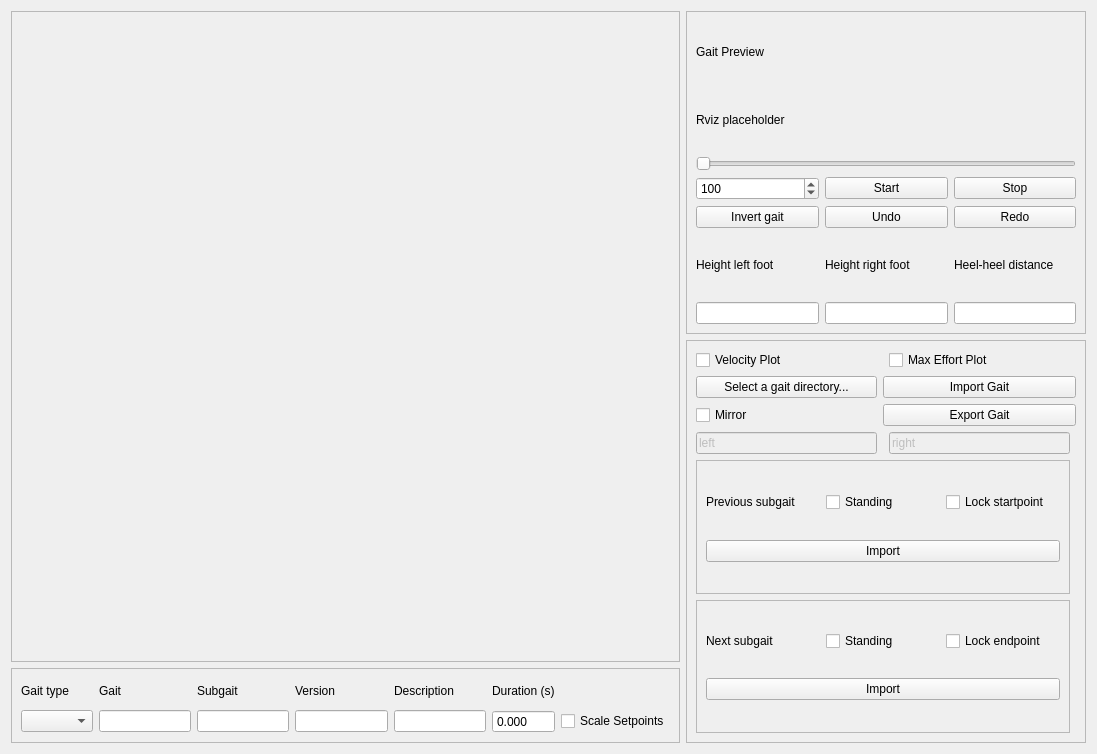
<?xml version="1.0" encoding="UTF-8"?>
<ui version="4.0">
 <class>March</class>
 <widget class="QWidget" name="March">
  <property name="geometry">
   <rect>
    <x>0</x>
    <y>0</y>
    <width>1097</width>
    <height>754</height>
   </rect>
  </property>
  <property name="windowTitle">
   <string>Form</string>
  </property>
  <layout class="QGridLayout" name="gridLayout_3">
   <item row="2" column="0">
    <widget class="QFrame" name="GaitPropertiesFrame">
     <property name="maximumSize">
      <size>
       <width>16777215</width>
       <height>75</height>
      </size>
     </property>
     <property name="frameShape">
      <enum>QFrame::StyledPanel</enum>
     </property>
     <property name="frameShadow">
      <enum>QFrame::Raised</enum>
     </property>
     <layout class="QGridLayout" name="gridLayout_5">
      <item row="0" column="1">
       <widget class="QLabel" name="GaitLabel">
        <property name="text">
         <string>Gait</string>
        </property>
       </widget>
      </item>
      <item row="2" column="6">
       <widget class="QLineEdit" name="description_line_edit"/>
      </item>
      <item row="0" column="7">
       <widget class="QLabel" name="DurationLabel">
        <property name="text">
         <string>Duration (s)</string>
        </property>
       </widget>
      </item>
      <item row="0" column="6">
       <widget class="QLabel" name="DescriptionLabel">
        <property name="text">
         <string>Description</string>
        </property>
       </widget>
      </item>
      <item row="0" column="3">
       <widget class="QLabel" name="VersionLabel">
        <property name="text">
         <string>Version</string>
        </property>
       </widget>
      </item>
      <item row="2" column="3">
       <widget class="QLineEdit" name="version_name_line_edit">
        <property name="sizePolicy">
         <sizepolicy hsizetype="Maximum" vsizetype="Fixed">
          <horstretch>0</horstretch>
          <verstretch>0</verstretch>
         </sizepolicy>
        </property>
       </widget>
      </item>
      <item row="2" column="9">
       <widget class="QCheckBox" name="scale_setpoints_check_box">
        <property name="toolTip">
         <string>Scale the setpoints based on their relative time when adjusting the duration.</string>
        </property>
        <property name="text">
         <string>Scale Setpoints</string>
        </property>
       </widget>
      </item>
      <item row="2" column="7">
       <widget class="QDoubleSpinBox" name="duration_spin_box">
        <property name="buttonSymbols">
         <enum>QAbstractSpinBox::NoButtons</enum>
        </property>
        <property name="decimals">
         <number>3</number>
        </property>
        <property name="singleStep">
         <double>0.000000000000000</double>
        </property>
       </widget>
      </item>
      <item row="2" column="2">
       <widget class="QLineEdit" name="subgait_name_line_edit"/>
      </item>
      <item row="0" column="2">
       <widget class="QLabel" name="SubgaitLabel">
        <property name="text">
         <string>Subgait</string>
        </property>
       </widget>
      </item>
      <item row="2" column="1">
       <widget class="QLineEdit" name="gait_name_line_edit">
        <property name="sizePolicy">
         <sizepolicy hsizetype="Maximum" vsizetype="Fixed">
          <horstretch>0</horstretch>
          <verstretch>0</verstretch>
         </sizepolicy>
        </property>
       </widget>
      </item>
      <item row="0" column="0">
       <widget class="QLabel" name="GaitTypeLabel">
        <property name="text">
         <string>Gait type</string>
        </property>
       </widget>
      </item>
      <item row="2" column="0">
       <widget class="QComboBox" name="gait_type_combo_box"/>
      </item>
     </layout>
    </widget>
   </item>
   <item row="0" column="0" rowspan="2">
    <widget class="QFrame" name="JointSettingContainer">
     <property name="frameShape">
      <enum>QFrame::StyledPanel</enum>
     </property>
     <property name="frameShadow">
      <enum>QFrame::Raised</enum>
     </property>
     <layout class="QGridLayout" name="gridLayout_2"/>
    </widget>
   </item>
   <item row="0" column="1">
    <widget class="QFrame" name="RvizFrame">
     <property name="sizePolicy">
      <sizepolicy hsizetype="Fixed" vsizetype="Minimum">
       <horstretch>0</horstretch>
       <verstretch>0</verstretch>
      </sizepolicy>
     </property>
     <property name="minimumSize">
      <size>
       <width>400</width>
       <height>0</height>
      </size>
     </property>
     <property name="maximumSize">
      <size>
       <width>300</width>
       <height>16777215</height>
      </size>
     </property>
     <property name="frameShape">
      <enum>QFrame::StyledPanel</enum>
     </property>
     <property name="frameShadow">
      <enum>QFrame::Raised</enum>
     </property>
     <layout class="QGridLayout" name="gridLayout">
      <item row="1" column="0" colspan="3">
       <widget class="QLabel" name="RvizPlaceholder">
        <property name="minimumSize">
         <size>
          <width>400</width>
          <height>0</height>
         </size>
        </property>
        <property name="text">
         <string>Rviz placeholder</string>
        </property>
       </widget>
      </item>
      <item row="3" column="2">
       <widget class="QPushButton" name="stop_button">
        <property name="text">
         <string>Stop</string>
        </property>
       </widget>
      </item>
      <item row="2" column="0" colspan="3">
       <widget class="QSlider" name="time_slider">
        <property name="orientation">
         <enum>Qt::Horizontal</enum>
        </property>
       </widget>
      </item>
      <item row="3" column="1">
       <widget class="QPushButton" name="start_button">
        <property name="text">
         <string>Start</string>
        </property>
       </widget>
      </item>
      <item row="4" column="2">
       <widget class="QPushButton" name="redo_button">
        <property name="text">
         <string>Redo</string>
        </property>
       </widget>
      </item>
      <item row="4" column="1">
       <widget class="QPushButton" name="undo_button">
        <property name="text">
         <string>Undo</string>
        </property>
       </widget>
      </item>
      <item row="0" column="0" colspan="3">
       <widget class="QLabel" name="Label">
        <property name="text">
         <string>Gait Preview</string>
        </property>
       </widget>
      </item>
      <item row="3" column="0">
       <widget class="QSpinBox" name="playback_speed_spin_box">
        <property name="maximum">
         <number>500</number>
        </property>
        <property name="value">
         <number>100</number>
        </property>
       </widget>
      </item>
      <item row="6" column="0">
       <widget class="QLineEdit" name="height_left_line_edit">
        <property name="readOnly">
         <bool>true</bool>
        </property>
       </widget>
      </item>
      <item row="5" column="2">
       <widget class="QLabel" name="heel_distance_lable">
        <property name="text">
         <string>Heel-heel distance</string>
        </property>
       </widget>
      </item>
      <item row="6" column="1">
       <widget class="QLineEdit" name="height_right_line_edit">
        <property name="readOnly">
         <bool>true</bool>
        </property>
       </widget>
      </item>
      <item row="5" column="0">
       <widget class="QLabel" name="HeightLeftLabel">
        <property name="text">
         <string>Height left foot</string>
        </property>
       </widget>
      </item>
      <item row="5" column="1">
       <widget class="QLabel" name="HeightRightLabel">
        <property name="text">
         <string>Height right foot</string>
        </property>
       </widget>
      </item>
      <item row="6" column="2">
       <widget class="QLineEdit" name="heel_distance_line_edit">
        <property name="readOnly">
         <bool>true</bool>
        </property>
       </widget>
      </item>
      <item row="4" column="0">
       <widget class="QPushButton" name="invert_button">
        <property name="text">
         <string>Invert gait</string>
        </property>
       </widget>
      </item>
     </layout>
    </widget>
   </item>
   <item row="1" column="1" rowspan="2">
    <widget class="QFrame" name="SettingsFrame">
     <property name="sizePolicy">
      <sizepolicy hsizetype="Fixed" vsizetype="Minimum">
       <horstretch>0</horstretch>
       <verstretch>0</verstretch>
      </sizepolicy>
     </property>
     <property name="minimumSize">
      <size>
       <width>400</width>
       <height>0</height>
      </size>
     </property>
     <property name="maximumSize">
      <size>
       <width>300</width>
       <height>16777215</height>
      </size>
     </property>
     <property name="frameShape">
      <enum>QFrame::StyledPanel</enum>
     </property>
     <property name="frameShadow">
      <enum>QFrame::Raised</enum>
     </property>
     <layout class="QGridLayout" name="gridLayout_4">
      <item row="2" column="2" colspan="3">
       <widget class="QPushButton" name="export_gait_button">
        <property name="text">
         <string>Export Gait</string>
        </property>
       </widget>
      </item>
      <item row="2" column="1">
       <widget class="QCheckBox" name="mirror_check_box">
        <property name="text">
         <string>Mirror</string>
        </property>
       </widget>
      </item>
      <item row="1" column="2" colspan="3">
       <widget class="QPushButton" name="import_gait_button">
        <property name="sizePolicy">
         <sizepolicy hsizetype="Expanding" vsizetype="Fixed">
          <horstretch>0</horstretch>
          <verstretch>0</verstretch>
         </sizepolicy>
        </property>
        <property name="text">
         <string>Import Gait</string>
        </property>
       </widget>
      </item>
      <item row="1" column="1">
       <widget class="QPushButton" name="change_gait_directory_button">
        <property name="sizePolicy">
         <sizepolicy hsizetype="Expanding" vsizetype="Fixed">
          <horstretch>0</horstretch>
          <verstretch>0</verstretch>
         </sizepolicy>
        </property>
        <property name="maximumSize">
         <size>
          <width>200</width>
          <height>16777215</height>
         </size>
        </property>
        <property name="layoutDirection">
         <enum>Qt::LeftToRight</enum>
        </property>
        <property name="styleSheet">
         <string notr="true">#ChangeGaitDirectory {
Text-align: right
}</string>
        </property>
        <property name="text">
         <string>Select a gait directory...</string>
        </property>
       </widget>
      </item>
      <item row="3" column="1">
       <widget class="QLineEdit" name="mirror_key1_line_edit">
        <property name="enabled">
         <bool>false</bool>
        </property>
        <property name="text">
         <string>left</string>
        </property>
       </widget>
      </item>
      <item row="3" column="3">
       <widget class="QLineEdit" name="mirror_key2_line_edit">
        <property name="enabled">
         <bool>false</bool>
        </property>
        <property name="text">
         <string>right</string>
        </property>
       </widget>
      </item>
      <item row="0" column="1">
       <widget class="QCheckBox" name="velocity_plot_check_box">
        <property name="text">
         <string>Velocity Plot</string>
        </property>
       </widget>
      </item>
      <item row="0" column="3">
       <widget class="QCheckBox" name="effort_plot_check_box">
        <property name="text">
         <string>Max Effort Plot</string>
        </property>
       </widget>
      </item>
      <item row="7" column="1" colspan="3">
       <widget class="QFrame" name="previous_subgait_container">
        <property name="frameShape">
         <enum>QFrame::StyledPanel</enum>
        </property>
        <property name="frameShadow">
         <enum>QFrame::Raised</enum>
        </property>
        <layout class="QGridLayout" name="gridLayout_7">
         <item row="0" column="0">
          <widget class="QLabel" name="previous_subgait_label">
           <property name="text">
            <string>Previous subgait</string>
           </property>
          </widget>
         </item>
         <item row="0" column="1">
          <widget class="QCheckBox" name="previous_is_standing_check_box">
           <property name="text">
            <string>Standing</string>
           </property>
          </widget>
         </item>
         <item row="0" column="2">
          <widget class="QCheckBox" name="lock_startpoint_check_box">
           <property name="text">
            <string>Lock startpoint</string>
           </property>
          </widget>
         </item>
         <item row="2" column="0" colspan="3">
          <widget class="QPushButton" name="import_previous_subgait_button">
           <property name="sizePolicy">
            <sizepolicy hsizetype="Expanding" vsizetype="Fixed">
             <horstretch>0</horstretch>
             <verstretch>0</verstretch>
            </sizepolicy>
           </property>
           <property name="text">
            <string>Import</string>
           </property>
          </widget>
         </item>
        </layout>
       </widget>
      </item>
      <item row="8" column="1" colspan="3">
       <widget class="QFrame" name="next_subgait_container">
        <property name="frameShape">
         <enum>QFrame::StyledPanel</enum>
        </property>
        <property name="frameShadow">
         <enum>QFrame::Raised</enum>
        </property>
        <layout class="QGridLayout" name="gridLayout_6">
         <item row="0" column="0">
          <widget class="QLabel" name="next_subgait_label">
           <property name="text">
            <string>Next subgait</string>
           </property>
          </widget>
         </item>
         <item row="0" column="1">
          <widget class="QCheckBox" name="next_is_standing_check_box">
           <property name="text">
            <string>Standing</string>
           </property>
          </widget>
         </item>
         <item row="0" column="2">
          <widget class="QCheckBox" name="lock_endpoint_check_box">
           <property name="text">
            <string>Lock endpoint</string>
           </property>
          </widget>
         </item>
         <item row="1" column="0" colspan="3">
          <widget class="QPushButton" name="import_next_subgait_button">
           <property name="sizePolicy">
            <sizepolicy hsizetype="Expanding" vsizetype="Fixed">
             <horstretch>0</horstretch>
             <verstretch>0</verstretch>
            </sizepolicy>
           </property>
           <property name="text">
            <string>Import</string>
           </property>
          </widget>
         </item>
        </layout>
       </widget>
      </item>
     </layout>
    </widget>
   </item>
  </layout>
 </widget>
 <resources/>
 <connections/>
</ui>
